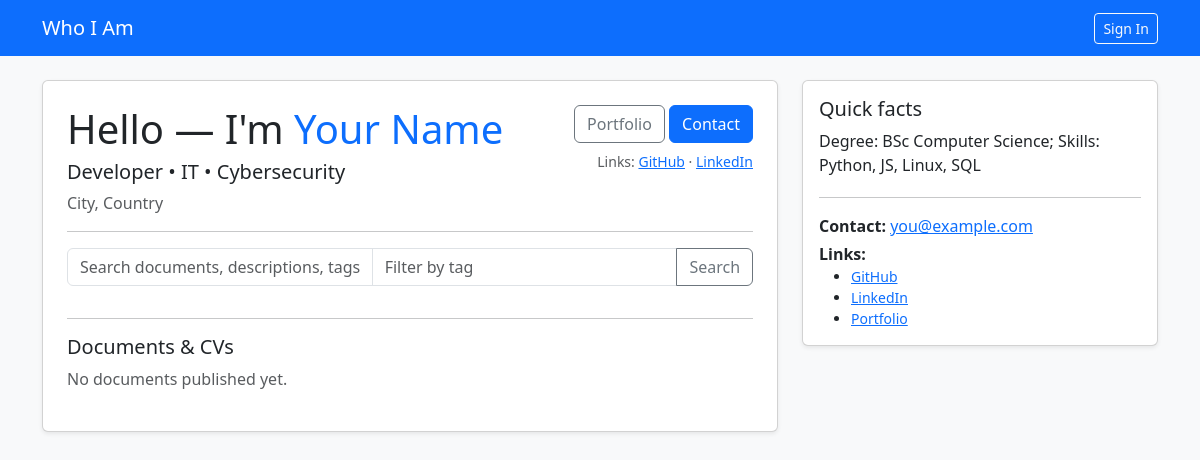
The app's page /life with its own data.
### tables this page shows
CREATE TABLE profile (
            id INTEGER PRIMARY KEY CHECK (id = 1),
            name TEXT,
            tagline TEXT,
            location TEXT,
            contact_email TEXT,
            github TEXT,
            linkedin TEXT,
            portfolio TEXT,
            quick_facts TEXT
        , last_pulse TEXT DEFAULT NULL);

### app.py (the view)
@app.route("/life")
def life():
    profile = get_profile()
    q = request.args.get("q", "").strip()
    tag = request.args.get("tag", "").strip()
    db = get_db()
    sql = "SELECT * FROM uploads"
    params = []
    where = []
    if q:
        where.append("(original_name LIKE ? OR description LIKE ? OR tags LIKE ?)")
        likeq = f"%{q}%"
        params.extend([likeq, likeq, likeq])
    if tag:
        where.append("tags LIKE ?")
        params.append(f"%{tag}%")
    if where:
        sql += " WHERE " + " AND ".join(where)
    sql += " ORDER BY uploaded_at DESC"
    cur = db.execute(sql, tuple(params))
    uploads = cur.fetchall()
    logged_in = "username" in session
    return render_template("life.html", profile=profile, uploads=uploads, logged_in=logged_in, query=q, tag=tag)

### app.py (called while the page is built)
def get_db():
    if getattr(g, "_db", None) is None:
        conn = sqlite3.connect(DB_PATH, check_same_thread=False)
        conn.row_factory = sqlite3.Row
        g._db = conn
    return g._db

def get_profile():
    db = get_db()
    return db.execute("SELECT * FROM profile WHERE id = 1").fetchone()

### templates/life.html
{% extends 'base.html' %}
{% block content %}
<div class="row g-4">
  <div class="col-lg-8">
    <div class="card p-4 shadow-sm">
      <div class="d-flex align-items-start gap-3">
        <div>
          <h1 class="mb-1">Hello — I'm <span class="text-primary">{{ profile.name }}</span></h1>
          <p class="lead mb-1">{{ profile.tagline }}</p>
          <p class="text-muted mb-0">{{ profile.location }}</p>
        </div>
        <div class="ms-auto text-end">
          <a class="btn btn-outline-secondary mb-2" href="{{ profile.portfolio or '#' }}" target="_blank" rel="noopener">Portfolio</a>
          <a class="btn btn-primary mb-2" href="mailto:{{ profile.contact_email }}">Contact</a>
          <div class="small text-muted">Links: <a href="{{ profile.github }}" target="_blank" rel="noopener">GitHub</a> · <a href="{{ profile.linkedin }}" target="_blank" rel="noopener">LinkedIn</a></div>
        </div>
      </div>
      <hr />
      <form method="get" class="mb-3">
        <div class="input-group">
          <input type="text" name="q" value="{{ query or '' }}" class="form-control" placeholder="Search documents, descriptions, tags...">
          <input type="text" name="tag" value="{{ tag or '' }}" class="form-control" placeholder="Filter by tag">
          <button class="btn btn-outline-secondary">Search</button>
        </div>
      </form>
      <hr />
      <h5>Documents & CVs</h5>
      {% if uploads %}
        <div class="list-group">
          {% for up in uploads %}
            <div class="list-group-item">
              <div class="d-flex w-100 justify-content-between align-items-start">
                <div>
                  <h6 class="mb-1">{{ up.original_name or up.filename }}</h6>
                  <p class="mb-1 small text-muted">{{ up.description or 'No description provided.' }}</p>
                  <div class="small text-muted">
                    Published: {{ up.uploaded_at.split('T')[0] if up.uploaded_at }} —
                    {{ (up.size // 1024) if up.size else '—' }} KB —
                    {{ up.mime or 'n/a' }} —
                    Downloads: {{ up.downloads or 0 }}
                  </div>
                  {% if up.tags %}
                    <div class="mt-1">
                      {% for t in up.tags.split(',') %}
                        <a href="{{ url_for('life') }}?tag={{ t.strip() }}" class="badge bg-light text-dark me-1">{{ t.strip() }}</a>
                      {% endfor %}
                    </div>
                  {% endif %}
                </div>
                <div class="text-end">
                  <a class="btn btn-sm btn-outline-primary mb-1" href="{{ url_for('download_by_id', upload_id=up.id) }}">Download</a>
                </div>
              </div>
            </div>
          {% endfor %}
        </div>
      {% else %}
        <p class="text-muted">No documents published yet.</p>
      {% endif %}
    </div>
  </div>
  <div class="col-lg-4">
    <div class="card p-3 shadow-sm mb-3">
      <h5 class="mb-2">Quick facts</h5>
      <p class="mb-1">{{ profile.quick_facts }}</p>
      <hr />
      <p class="mb-1"><strong>Contact:</strong> <a href="mailto:{{ profile.contact_email }}">{{ profile.contact_email }}</a></p>
      <p class="mb-0"><strong>Links:</strong></p>
      <ul class="small mb-0">
        <li><a href="{{ profile.github }}" target="_blank" rel="noopener">GitHub</a></li>
        <li><a href="{{ profile.linkedin }}" target="_blank" rel="noopener">LinkedIn</a></li>
        <li><a href="{{ profile.portfolio }}" target="_blank" rel="noopener">Portfolio</a></li>
      </ul>
    </div>
  </div>
</div>
{% endblock %}

### records on screen
profile: name "Your Name", tagline "Developer • IT • Cybersecurity", location "City, Country", quick_facts "Degree: BSc Computer Science; Skills: Python, JS, Linux, SQL", contact_email "you@example.com"
